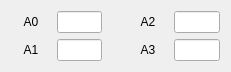
  <widget class="QWidget" name="gridLayoutWidget_7">
   <property name="geometry">
    <rect>
     <x>260</x>
     <y>470</y>
     <width>231</width>
     <height>52</height>
    </rect>
   </property>
   <layout class="QGridLayout" name="gridLayout_8">
    <item row="0" column="3">
     <widget class="QLabel" name="label_75">
      <property name="minimumSize">
       <size>
        <width>40</width>
        <height>0</height>
       </size>
      </property>
      <property name="text">
       <string>A2</string>
      </property>
      <property name="alignment">
       <set>Qt::AlignCenter</set>
      </property>
     </widget>
    </item>
    <item row="1" column="0">
     <widget class="QLabel" name="label_76">
      <property name="minimumSize">
       <size>
        <width>40</width>
        <height>0</height>
       </size>
      </property>
      <property name="text">
       <string>A1</string>
      </property>
      <property name="alignment">
       <set>Qt::AlignCenter</set>
      </property>
     </widget>
    </item>
    <item row="0" column="2">
     <spacer name="horizontalSpacer_5">
      <property name="orientation">
       <enum>Qt::Horizontal</enum>
      </property>
      <property name="sizeType">
       <enum>QSizePolicy::Fixed</enum>
      </property>
      <property name="sizeHint" stdset="0">
       <size>
        <width>20</width>
        <height>20</height>
       </size>
      </property>
     </spacer>
    </item>
    <item row="1" column="3">
     <widget class="QLabel" name="label_77">
      <property name="minimumSize">
       <size>
        <width>40</width>
        <height>0</height>
       </size>
      </property>
      <property name="text">
       <string>A3</string>
      </property>
      <property name="alignment">
       <set>Qt::AlignCenter</set>
      </property>
     </widget>
    </item>
    <item row="1" column="1">
     <widget class="QLineEdit" name="LE_A_OUT_1"/>
    </item>
    <item row="0" column="0">
     <widget class="QLabel" name="label_78">
      <property name="minimumSize">
       <size>
        <width>40</width>
        <height>0</height>
       </size>
      </property>
      <property name="text">
       <string>A0</string>
      </property>
      <property name="alignment">
       <set>Qt::AlignCenter</set>
      </property>
     </widget>
    </item>
    <item row="0" column="1">
     <widget class="QLineEdit" name="LE_A_OUT_0"/>
    </item>
    <item row="0" column="4">
     <widget class="QLineEdit" name="LE_A_OUT_2"/>
    </item>
    <item row="1" column="4">
     <widget class="QLineEdit" name="LE_A_OUT_3"/>
    </item>
   </layout>
  </widget>
